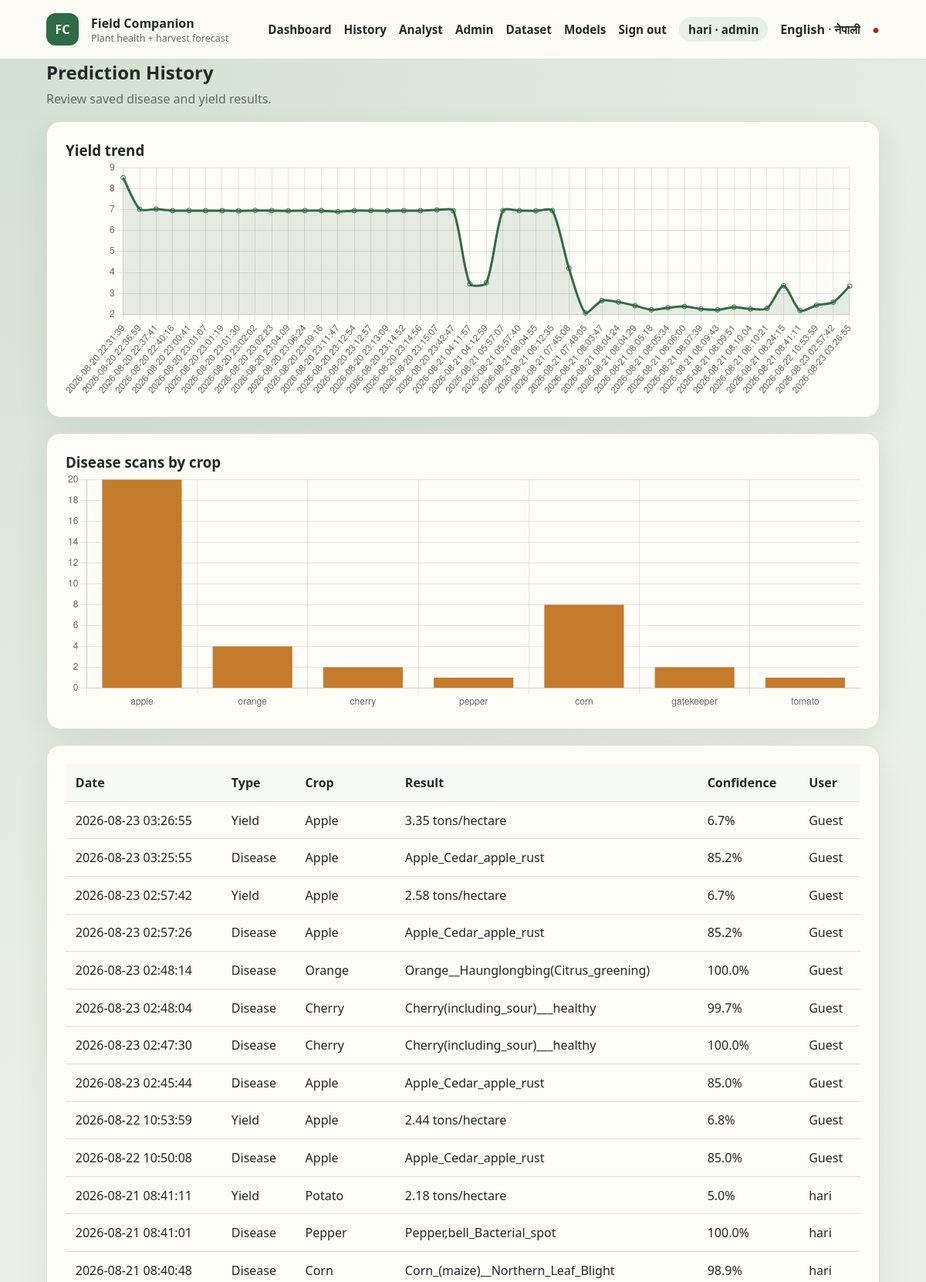
Screenshot of /history (signed in, upper part) with the database file from the repository.
### tables this page shows
CREATE TABLE users (
                id INTEGER PRIMARY KEY AUTOINCREMENT,
                name TEXT NOT NULL,
                email TEXT NOT NULL UNIQUE,
                password_hash TEXT NOT NULL,
                role TEXT NOT NULL DEFAULT 'farmer',
                created_at TEXT NOT NULL DEFAULT CURRENT_TIMESTAMP
            );

CREATE TABLE prediction_history (
                id INTEGER PRIMARY KEY AUTOINCREMENT,
                user_id INTEGER REFERENCES users(id) ON DELETE SET NULL,
                prediction_type TEXT NOT NULL,
                crop TEXT,
                disease_class INTEGER,
                confidence REAL,
                yield_prediction REAL,
                input_data TEXT NOT NULL,
                created_at TEXT NOT NULL DEFAULT CURRENT_TIMESTAMP
            , disease_label TEXT);

### app.py (the view)
@app.route("/history")
@role_required("farmer", "analyst", "admin")
def history():
    user = current_user()
    records = list_predictions(None if user["role"] in ("analyst", "admin") else user["id"])
    yield_trend = [
        {"date": r["created_at"], "yield": r["yield_prediction"]}
        for r in records
        if r["prediction_type"] == "yield" and r["yield_prediction"] is not None
    ][::-1]  # oldest first, left-to-right
    disease_counts = {}
    for r in records:
        if r["prediction_type"] == "disease":
            crop = r["crop"] or "unknown"
            disease_counts[crop] = disease_counts.get(crop, 0) + 1
    return render_template(
        "history.html",
        records=records,
        yield_trend=yield_trend,
        disease_counts=disease_counts,
    )

### app.py (called while the page is built)
@app.before_request
def enforce_csrf():
    if request.endpoint in {"static"}:
        return None
    return csrf_protect(lambda: None)()

@app.after_request
def add_security_headers(response):
    response.headers.setdefault("X-Content-Type-Options", "nosniff")
    response.headers.setdefault("X-Frame-Options", "SAMEORIGIN")
    response.headers.setdefault("Referrer-Policy", "strict-origin-when-cross-origin")
    response.headers.setdefault(
        "Content-Security-Policy",
        "default-src 'self'; img-src 'self' data:; style-src 'self' 'unsafe-inline'; script-src 'self'; connect-src 'self'; base-uri 'self'; form-action 'self'",
    )
    response.headers.setdefault("Permissions-Policy", "camera=(), microphone=(), geolocation=()")
    if getattr(g, "rate_remaining", None) is not None:
        response.headers["X-RateLimit-Remaining"] = str(g.rate_remaining)
    return response

def current_user():
    user_id = session.get("user_id")
    return find_user(user_id) if user_id else None

def current_lang():
    return session.get("lang", DEFAULT_LANG)

@app.context_processor
def inject_globals():
    lang = current_lang()
    return {
        "csrf_token": generate_csrf_token(),
        "user": current_user(),
        "lang": lang,
        "supported_languages": SUPPORTED_LANGUAGES,
        "language_labels": LANGUAGE_LABELS,
        "t": lambda key, **kwargs: translate(lang, key, **kwargs),
        "crop_label": lambda crop: crop_label(crop, lang),
        "js_i18n": js_strings_for(lang),
    }

def role_required(*roles):
    def decorator(view):
        @wraps(view)
        def wrapped(*args, **kwargs):
            user = current_user()
            if not user:
                if request.path.startswith("/api/"):
                    return jsonify({"error": "Authentication required."}), 401
                return redirect(url_for("login", next=request.path))
            if user["role"] not in roles:
                if request.path.startswith("/api/"):
                    return jsonify({"error": "You do not have permission for this resource."}), 403
                return render_template("error.html", code=403, message="You do not have permission for this page."), 403
            return view(*args, **kwargs)
        return wrapped
    return decorator

### translations.py (called while the page is built)
def js_strings_for(lang):
    lang = lang if lang in UI_STRINGS else DEFAULT_LANG
    return {k[3:]: v for k, v in UI_STRINGS[lang].items() if k.startswith("js_")}

### templates/history.html (shortened to what this page needs)
{% extends "base.html" %}
{% block content %}
<div class="page-heading"><div><h2>{{ t('history_title') }}</h2><p>{{ t('history_desc') }}</p></div></div>
{% if yield_trend %}
<div class="panel" style="margin-bottom:1.25rem;">
    <h3>{{ t('yield_trend_title') }}</h3>
    <canvas id="yield-trend-chart" height="90"></canvas>
</div>
{% endif %}
{% if disease_counts %}
<div class="panel" style="margin-bottom:1.25rem;">
    <h3>{{ t('disease_scans_title') }}</h3>
    <canvas id="disease-count-chart" height="90"></canvas>
</div>
{% endif %}
<div class="table-panel panel">
    {% if records %}
    <div class="table-scroll"><table><thead><tr><th>{{ t('th_date') }}</th><th>{{ t('th_type') }}</th><th>{{ t('th_crop') }}</th><th>{{ t('th_result') }}</th><th>{{ t('th_confidence') }}</th><th>{{ t('th_user') }}</th></tr></thead><tbody>
    {% for record in records %}<tr><td>{{ record['created_at'] }}</td><td>{{ record['prediction_type']|capitalize }}</td><td>{{ crop_label(record['crop']) if record['crop'] else '-' }}</td><td>{% if record['prediction_type'] == 'yield' %}{{ record['yield_prediction'] }} {{ t('unit_tons_hectare_short') }}{% else %}{{ record['disease_label'] or ('Class ' ~ record['disease_class']) }}{% endif %}</td><td>{% if record['confidence'] is not none %}{{ (record['confidence'] * 100)|round(1) }}%{% else %}-{% endif %}</td><td>{{ record['name'] or t('guest') }}</td></tr>{% endfor %}
    </tbody></table></div>
    {% else %}<p class="empty-state">{{ t('no_history') }}</p>{% endif %}
</div>
{% if yield_trend or disease_counts %}
<script>
{% if yield_trend %}
new Chart(document.getElementById('yield-trend-chart'), {
    type: 'line',
    data: {
        labels: {{ yield_trend | map(attribute='date') | list | tojson }},
        datasets: [{
            label: 'Predicted yield (t/ha)',
            data: {{ yield_trend | map(attribute='yield') | list | tojson }},
            borderColor: '#2f6b45',
            backgroundColor: 'rgba(47,107,69,0.12)',
            tension: 0.25,
            fill: true,
        }]
    },
    options: { responsive: true, plugins: { legend: { display: false } } }
});
{% endif %}
{% if disease_counts %}
new Chart(document.getElementById('disease-count-chart'), {
    type: 'bar',
    data: {
        labels: {{ disease_counts.keys() | list | tojson }},
        datasets: [{
            label: 'Scans',
            data: {{ disease_counts.values() | list | tojson }},
            backgroundColor: '#c47b2b',
        }]
    },
    options: { responsive: true, plugins: { legend: { display: false } } }
});
{% endif %}
</script>
{% endif %}
{% endblock %}

### templates/base.html (shortened to what this page needs)
<!DOCTYPE html>
<html lang="{{ lang }}">
<head>
    <link rel="stylesheet" href="{{ url_for('static', filename='css/style.css') }}">
</head>
<body>
    <nav class="navbar">
        <div class="container">
            <a class="navbar-brand" href="{{ url_for('index') }}">
                <span class="brand-mark">FC</span>
                <span>
                    <strong>Field Companion</strong>
                    <small>{{ t('brand_tagline') }}</small>
                </span>
            </a>
            <div class="navbar-menu" id="navbar-menu">
                <a href="{{ url_for('index') }}">{{ t('nav_dashboard') }}</a>
                {% if user %}<a href="{{ url_for('history') }}">{{ t('nav_history') }}</a>{% endif %}
                {% if user and user['role'] in ('analyst', 'admin') %}<a href="{{ url_for('analyst_dashboard') }}">{{ t('nav_analyst') }}</a>{% endif %}
                {% if user and user['role'] == 'admin' %}
                    <a href="{{ url_for('admin_dashboard') }}">{{ t('nav_admin') }}</a>
                    <a href="{{ url_for('manage_dataset') }}">{{ t('nav_dataset') }}</a>
                    <a href="{{ url_for('manage_models') }}">{{ t('nav_models') }}</a>
                {% endif %}
                {% if user %}
                    <a href="{{ url_for('logout') }}">{{ t('nav_sign_out') }}</a>
                    <span class="user-chip">{{ user['name'] }} · {{ user['role'] }}</span>
                {% else %}
                    <a href="{{ url_for('login') }}">{{ t('nav_sign_in') }}</a>
                {% endif %}
                <span class="lang-switch">
                    {% for code in supported_languages %}
                        {% if code == lang %}
                            <strong>{{ language_labels[code] }}</strong>
                        {% else %}
                            <a href="{{ url_for('set_language', lang_code=code) }}">{{ language_labels[code] }}</a>
                        {% endif %}
                        {% if not loop.last %} · {% endif %}
                    {% endfor %}
                </span>
                <span class="status-indicator" id="health-status" title="API status">●</span>
            </div>
        </div>
    </nav>
    <main class="container">
        {% block content %}{% endblock %}
    </main>
</body>
</html>

### static/css/style.css (style rules this page uses)
:root { --bg: #f3efe4; --bg-accent: #e7f0e4; --ink: #1f2a22; --muted: #5d6b61; --primary: #2f6b45; --primary-dark: #214d32; --secondary: #c47b2b; --card: #fffdf8; --line: #d7e0d4; --danger: #b42318; --warning: #9a6700; --radius: 18px; --shadow: 0 14px 40px rgba(33, 52, 38, 0.08); }
* { box-sizing: border-box; margin: 0; padding: 0; }
body { font-family: "Source Sans 3", "Segoe UI", sans-serif; background: radial-gradient(circle at top left, rgba(47, 107, 69, 0.12), transparent 28%), linear-gradient(180deg, var(--bg-accent), var(--bg)); color: var(--ink); min-height: 100vh; }
.container { max-width: 1120px; margin: 0 auto; padding: 0 20px; }
.navbar { position: sticky; top: 0; z-index: 20; background: rgba(255, 253, 248, 0.92); backdrop-filter: blur(10px); border-bottom: 1px solid var(--line); }
.navbar .container, .navbar-menu, .navbar-brand { display: flex; align-items: center; gap: 1rem; }
.navbar .container { justify-content: space-between; min-height: 76px; }
.navbar-brand { text-decoration: none; color: var(--ink); }
.navbar-brand small { display: block; color: var(--muted); font-size: 0.78rem; }
.brand-mark { width: 42px; height: 42px; border-radius: 12px; display: grid; place-items: center; background: var(--primary); color: white; font-weight: 800; }
.navbar-menu a, .navbar-menu .user-chip { color: var(--ink); text-decoration: none; font-weight: 600; font-size: 0.95rem; }
.user-chip { background: var(--bg-accent); border-radius: 999px; padding: 0.35rem 0.75rem; color: var(--muted); }
.status-indicator { color: var(--primary); }
main { padding: 2rem 0 3rem; }
.hero, .panel, .status-card, .info-panel, .table-panel, .auth-panel { background: var(--card); border: 1px solid var(--line); border-radius: var(--radius); box-shadow: var(--shadow); }
.hero p, .panel-description, .hint, .weather-source, .empty-state, .page-heading p { color: var(--muted); line-height: 1.55; }
.panel, .info-panel, .table-panel, .auth-panel { padding: 1.5rem; }
.panel h2, .info-panel h2, .page-heading h2 { margin-bottom: 0.4rem; }
.page-heading { display: flex; justify-content: space-between; margin-bottom: 1rem; }
.table-scroll { overflow-x: auto; }
table { width: 100%; border-collapse: collapse; }
th, td { text-align: left; padding: 0.8rem; border-bottom: 1px solid var(--line); }
th { background: #f7faf5; }

### rows the page displays
users: role "Admin", name "hari", role "admin"
prediction_history: created_at "2026-08-23 03:26:55", prediction_type "Yield", crop "Apple", yield_prediction "3.35", t "tons/hectare", (record['confidence']*100)|round(1) "6.7", record "Guest"
prediction_history: created_at "2026-08-23 03:25:55", prediction_type "Disease", crop "Apple", disease_label "Apple_Cedar_apple_rust", (record['confidence']*100)|round(1) "85.2", record "Guest"
prediction_history: created_at "2026-08-23 02:57:42", prediction_type "Yield", crop "Apple", yield_prediction "2.58", t "tons/hectare", (record['confidence']*100)|round(1) "6.7", record "Guest"
prediction_history: created_at "2026-08-23 02:57:26", prediction_type "Disease", crop "Apple", disease_label "Apple_Cedar_apple_rust", (record['confidence']*100)|round(1) "85.2", record "Guest"
prediction_history: created_at "2026-08-23 02:48:14", prediction_type "Disease", crop "Orange", disease_label "Orange__Haunglongbing(Citrus_greening)", (record['confidence']*100)|round(1) "100.0", record "Guest"
prediction_history: created_at "2026-08-23 02:48:04", prediction_type "Disease", crop "Cherry", disease_label "Cherry(including_sour)___healthy", (record['confidence']*100)|round(1) "99.7", record "Guest"
prediction_history: created_at "2026-08-23 02:47:30", prediction_type "Disease", crop "Cherry", disease_label "Cherry(including_sour)___healthy", (record['confidence']*100)|round(1) "100.0", record "Guest"
prediction_history: created_at "2026-08-23 02:45:44", prediction_type "Disease", crop "Apple", disease_label "Apple_Cedar_apple_rust", (record['confidence']*100)|round(1) "85.0", record "Guest"
prediction_history: created_at "2026-08-22 10:53:59", prediction_type "Yield", crop "Apple", yield_prediction "2.44", t "tons/hectare", (record['confidence']*100)|round(1) "6.8", record "Guest"
prediction_history: created_at "2026-08-22 10:50:08", prediction_type "Disease", crop "Apple", disease_label "Apple_Cedar_apple_rust", (record['confidence']*100)|round(1) "85.0", record "Guest"
prediction_history: created_at "2026-08-21 08:41:11", prediction_type "Yield", crop "Potato", yield_prediction "2.18", t "tons/hectare", (record['confidence']*100)|round(1) "5.0", name "hari"
prediction_history: created_at "2026-08-21 08:41:01", prediction_type "Disease", crop "Pepper", disease_label "Pepper,bell_Bacterial_spot", (record['confidence']*100)|round(1) "100.0", name "hari"
prediction_history: created_at "2026-08-21 08:40:48", prediction_type "Disease", crop "Corn", disease_label "Corn_(maize)__Northern_Leaf_Blight", (record['confidence']*100)|round(1) "98.9", name "hari"

### other values shown
{{ t('brand_tagline') }} "Plant health + harvest forecast"
{{ t('nav_dashboard') }} "Dashboard"
{{ t('nav_history') }} "History"
{{ t('nav_analyst') }} "Analyst"
{{ t('nav_dataset') }} "Dataset"
{{ t('nav_models') }} "Models"
{{ t('nav_sign_out') }} "Sign out"
{{ language_labels[code] }} "English"
{{ language_labels[code] }} "नेपाली"
{{ t('history_title') }} "Prediction History"
{{ t('history_desc') }} "Review saved disease and yield results."
{{ t('yield_trend_title') }} "Yield trend"
{{ t('disease_scans_title') }} "Disease scans by crop"
{{ t('th_date') }} "Date"
{{ t('th_type') }} "Type"
